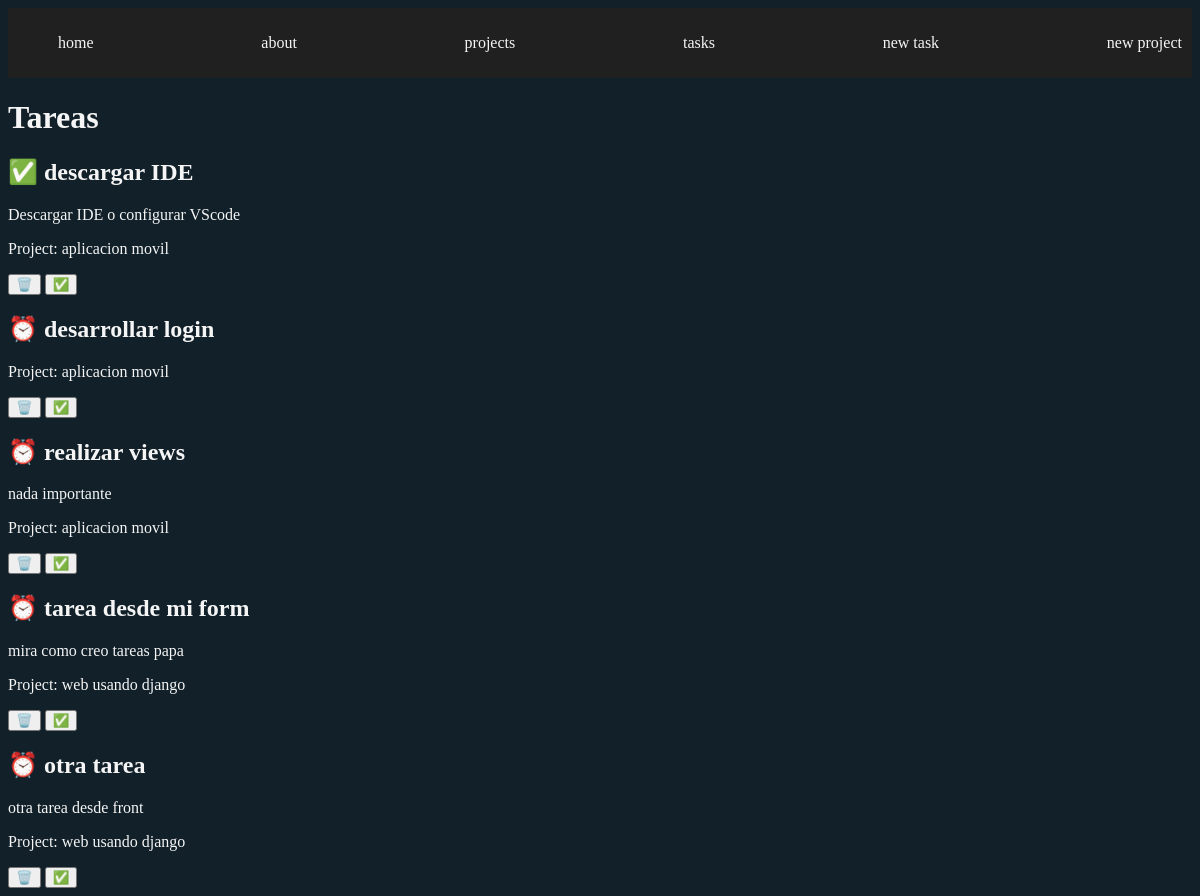
/tasks/, run on the app's committed database.
### myapp/models.py (models this page shows, shortened)
class Task(models.Model):
    title = models.CharField(max_length=200)
    description = models.TextField()
    done = models.BooleanField(default=False)
    project = models.ForeignKey(Project, on_delete=models.CASCADE)

class Project(models.Model):
    name = models.CharField(max_length=200)

### myapp/views.py (the view)
# urls.py: path('tasks/', views.tasks, name='tasks'),
def tasks(request):
    tasks = Task.objects.all()
    return render(request, 'tasks/tasks.html', {
        'tasks': tasks
    })

### myapp/templates/tasks/tasks.html
{% extends 'base.html' %}
{% block content %}
<h1>Tareas</h1>
{% for task in tasks %}
<article>
    <h2>{% if task.done == True %} ✅ {% else %}⏰  {% endif %} {{ task.title }}</h2>
    <p>{{ task.description }}</p>
    <p>Project: {{ task.project.name }}</p>
    <button>
        🗑️
    </button>
    <button>
        ✅
    </button>
</article>
{% endfor %}
{% endblock %}

### myapp/templates/base.html (shortened to what this page needs)
{% load static %}
<!DOCTYPE html>
<html lang="en">
<head>
    <link rel="stylesheet" href="{% static 'styles/main.css' %}">
</head>
<body>
    <nav class="navbar">
        <ul>
            <li><a href="{% url 'index' %}">home</a></li>
            <li><a href="{% url 'about' %}">about</a></li>
            <li><a href="{% url 'projects' %}">projects</a></li>
            <li><a href="{% url 'tasks' %}">tasks</a></li>
            <li><a href="{% url 'create_task' %}">new task</a></li>
            <li><a href="{% url 'create_project' %}">new project</a></li>
        </ul>
    </nav>
    <main class="container">
        {% block content %}
        {% endblock %}
    </main>
</body>
</html>

### myapp/static/styles/main.css (style rules this page uses)
body { background: #112029; color: whitesmoke; }
.navbar { background: #202020; padding: 10px; }
.navbar ul { display: flex; justify-content: space-between; }
.navbar ul li { list-style: none; }
.navbar ul li a { text-decoration: none; color: whitesmoke; }
.container { max-width: 1200px; margin: auto; }

### data on the page
Task: title "descargar IDE", description "Descargar IDE o configurar VScode", project.name "aplicacion movil"
Task: title "desarrollar login", project.name "aplicacion movil"
Task: title "realizar views", description "nada importante", project.name "aplicacion movil"
Task: title "tarea desde mi form", description "mira como creo tareas papa", project.name "web usando django"
Task: title "otra tarea", description "otra tarea desde front", project.name "web usando django"
